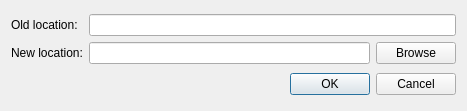
<ui version="4.0" >
 <class>MoveTorrentFiles</class>
 <widget class="QDialog" name="MoveTorrentFiles" >
  <property name="geometry" >
   <rect>
    <x>0</x>
    <y>0</y>
    <width>467</width>
    <height>111</height>
   </rect>
  </property>
  <property name="windowTitle" >
   <string>Move torrent's files</string>
  </property>
  <layout class="QVBoxLayout" name="verticalLayout" >
   <item>
    <layout class="QGridLayout" name="gridLayout" >
     <item row="0" column="0" >
      <widget class="QLabel" name="label" >
       <property name="text" >
        <string>Old location:</string>
       </property>
      </widget>
     </item>
     <item row="0" column="1" >
      <widget class="QLineEdit" name="OldLocation_" >
       <property name="readOnly" >
        <bool>true</bool>
       </property>
      </widget>
     </item>
     <item row="1" column="0" >
      <widget class="QLabel" name="label_2" >
       <property name="text" >
        <string>New location:</string>
       </property>
      </widget>
     </item>
     <item row="1" column="1" >
      <layout class="QHBoxLayout" name="horizontalLayout" >
       <item>
        <widget class="QLineEdit" name="NewLocation_" />
       </item>
       <item>
        <widget class="QPushButton" name="Browse_" >
         <property name="text" >
          <string>Browse</string>
         </property>
        </widget>
       </item>
      </layout>
     </item>
    </layout>
   </item>
   <item>
    <widget class="QDialogButtonBox" name="buttonBox" >
     <property name="orientation" >
      <enum>Qt::Horizontal</enum>
     </property>
     <property name="standardButtons" >
      <set>QDialogButtonBox::Cancel|QDialogButtonBox::Ok</set>
     </property>
    </widget>
   </item>
  </layout>
 </widget>
 <resources/>
 <connections>
  <connection>
   <sender>buttonBox</sender>
   <signal>accepted()</signal>
   <receiver>MoveTorrentFiles</receiver>
   <slot>accept()</slot>
   <hints>
    <hint type="sourcelabel" >
     <x>248</x>
     <y>254</y>
    </hint>
    <hint type="destinationlabel" >
     <x>157</x>
     <y>274</y>
    </hint>
   </hints>
  </connection>
  <connection>
   <sender>buttonBox</sender>
   <signal>rejected()</signal>
   <receiver>MoveTorrentFiles</receiver>
   <slot>reject()</slot>
   <hints>
    <hint type="sourcelabel" >
     <x>316</x>
     <y>260</y>
    </hint>
    <hint type="destinationlabel" >
     <x>286</x>
     <y>274</y>
    </hint>
   </hints>
  </connection>
 </connections>
</ui>
